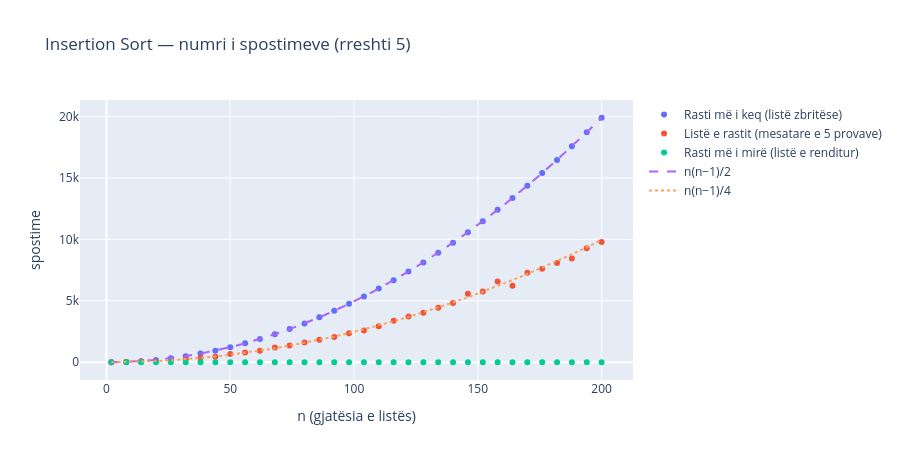

Source (notebook cell):
### Markdown cell above
### Grafiku: rasti më i mirë, rasti i rastit, rasti më i keq

Grafiku përdor funksionin e numërimit më poshtë (të pavarur nga zgjidhja juaj), që të shihet
edhe pa plotësuar ushtrimin. Vijat e ndërprera janë formulat teorike.

### Code cell
import plotly.graph_objects as go

def _spostime(A):
    A, s = list(A), 0
    for i in range(1, len(A)):
        aktual, j = A[i], i - 1
        while j >= 0 and A[j] > aktual:
            A[j + 1] = A[j]; s += 1; j -= 1
        A[j + 1] = aktual
    return s

random.seed(1)
ns = list(range(2, 201, 6))
me_i_keq   = [_spostime(range(n, 0, -1)) for n in ns]
i_rastit   = [sum(_spostime(random.sample(range(n), n)) for _ in range(5)) / 5 for n in ns]
me_i_mire  = [_spostime(range(n)) for n in ns]

fig = go.Figure()
fig.add_scatter(x=ns, y=me_i_keq,  mode="markers", name="Rasti më i keq (listë zbritëse)")
fig.add_scatter(x=ns, y=i_rastit,  mode="markers", name="Listë e rastit (mesatare e 5 provave)")
fig.add_scatter(x=ns, y=me_i_mire, mode="markers", name="Rasti më i mirë (listë e renditur)")
fig.add_scatter(x=ns, y=[n * (n - 1) / 2 for n in ns], mode="lines", line=dict(dash="dash"), name="n(n−1)/2")
fig.add_scatter(x=ns, y=[n * (n - 1) / 4 for n in ns], mode="lines", line=dict(dash="dot"),  name="n(n−1)/4")
fig.update_layout(title="Insertion Sort — numri i spostimeve (rreshti 5)",
                  xaxis_title="n (gjatësia e listës)", yaxis_title="spostime", height=460)
fig.show()

### Figure 1 — Plotly figure (JSON) as saved in the notebook; plotly's stock layout.template omitted (floating-point values rounded to 4 significant figures)
{"data": [{"mode": "markers", "name": "Rasti më i keq (listë zbritëse)", "type": "scatter", "x": [2, 8, 14, 20, 26, 32, 38, 44, 50, 56, 62, 68, 74, 80, 86, 92, 98, 104, 110, 116, 122, 128, 134, 140, 146, 152, 158, 164, 170, 176, 182, 188, 194, 200], "y": [1, 28, 91, 190, 325, 496, 703, 946, 1225, 1540, 1891, 2278, 2701, 3160, 3655, 4186, 4753, 5356, 5995, 6670, 7381, 8128, 8911, 9730, 10585, 11476, 12403, 13366, 14365, 15400, 16471, 17578, 18721, 19900]}, {"mode": "markers", "name": "Listë e rastit (mesatare e 5 provave)", "type": "scatter", "x": [2, 8, 14, 20, 26, 32, 38, 44, 50, 56, 62, 68, 74, 80, 86, 92, 98, 104, 110, 116, 122, 128, 134, 140, 146, 152, 158, 164, 170, 176, 182, 188, 194, 200], "y": [0.6, 14.6, 51.6, 88.0, 154.2, 248.0, 356.4, 456.8, 677.0, 800.2, 933.0, 1193.0, 1360.0, 1598.0, 1836.0, 2063.0, 2365.0, 2575.0, 2924.0, 3387.0, 3719.0, 4035.0, 4436.0, 4830.0, 5580.0, 5762.0, 6567.0, 6223.0, 7289.0, 7614.0, 8081.0, 8451.0, 9269.0, 9787.0]}, {"mode": "markers", "name": "Rasti më i mirë (listë e renditur)", "type": "scatter", "x": [2, 8, 14, 20, 26, 32, 38, 44, 50, 56, 62, 68, 74, 80, 86, 92, 98, 104, 110, 116, 122, 128, 134, 140, 146, 152, 158, 164, 170, 176, 182, 188, 194, 200], "y": [0, 0, 0, 0, 0, 0, 0, 0, 0, 0, 0, 0, 0, 0, 0, 0, 0, 0, 0, 0, 0, 0, 0, 0, 0, 0, 0, 0, 0, 0, 0, 0, 0, 0]}, {"line": {"dash": "dash"}, "mode": "lines", "name": "n(n−1)/2", "type": "scatter", "x": [2, 8, 14, 20, 26, 32, 38, 44, 50, 56, 62, 68, 74, 80, 86, 92, 98, 104, 110, 116, 122, 128, 134, 140, 146, 152, 158, 164, 170, 176, 182, 188, 194, 200], "y": [1.0, 28.0, 91.0, 190.0, 325.0, 496.0, 703.0, 946.0, 1225.0, 1540.0, 1891.0, 2278.0, 2701.0, 3160.0, 3655.0, 4186.0, 4753.0, 5356.0, 5995.0, 6670.0, 7381.0, 8128.0, 8911.0, 9730.0, 10580.0, 11480.0, 12400.0, 13370.0, 14360.0, 15400.0, 16470.0, 17580.0, 18720.0, 19900.0]}, {"line": {"dash": "dot"}, "mode": "lines", "name": "n(n−1)/4", "type": "scatter", "x": [2, 8, 14, 20, 26, 32, 38, 44, 50, 56, 62, 68, 74, 80, 86, 92, 98, 104, 110, 116, 122, 128, 134, 140, 146, 152, 158, 164, 170, 176, 182, 188, 194, 200], "y": [0.5, 14.0, 45.5, 95.0, 162.5, 248.0, 351.5, 473.0, 612.5, 770.0, 945.5, 1139.0, 1350.0, 1580.0, 1828.0, 2093.0, 2376.0, 2678.0, 2998.0, 3335.0, 3690.0, 4064.0, 4456.0, 4865.0, 5292.0, 5738.0, 6202.0, 6683.0, 7182.0, 7700.0, 8236.0, 8789.0, 9360.0, 9950.0]}], "layout": {"height": 460, "title": {"text": "Insertion Sort — numri i spostimeve (rreshti 5)"}, "xaxis": {"title": {"text": "n (gjatësia e listës)"}}, "yaxis": {"title": {"text": "spostime"}}}}
